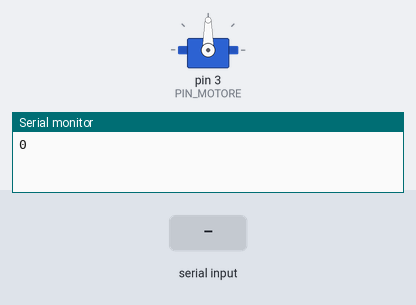
Recording of a sketch running on a simulated Arduino Uno, built with avr-gcc and run on an emulated ATmega328P. Parts: servo, the last lines printed to the serial monitor. The inputs (shaded band) are chosen by the test bench.

Above: at 1.2 s.
1.3 s: "-" received over Serial
At 2.6 s:
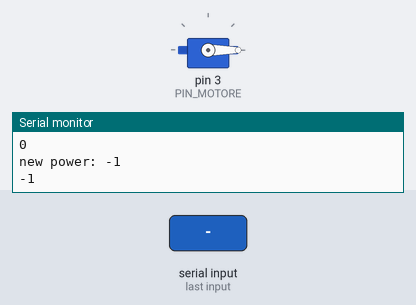
Timing chart, 0 to 4.3 s (numbered marks = the images above; inputs shaded):
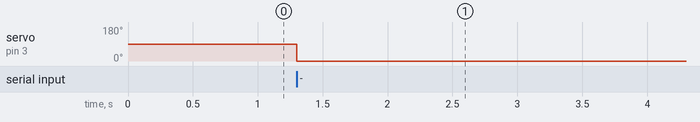

Measured:
- after the input at 1.3 s, servo on pin 3 (PIN_MOTORE): 90° → 0° at once

The sketch:

TestPotenzaMotori.pde
```cpp
#include <Servo.h>
#define PIN_MOTORE 3

Servo motore = Servo();

void setup(){
  Serial.begin(19200);
  motore.attach( PIN_MOTORE, 1000, 2500 );
}

int enginePower=0;
unsigned long lastPrint=0;
void loop(){
  char letto='n';
  boolean lettoQualcosa=false;
  while (Serial.available() > 0){
    letto = Serial.read();
    lettoQualcosa=true;
    switch(letto){
      case 'n':
        break;
      case '-':
        enginePower--;
        motore.write(enginePower);
        break;
      case '+':
        enginePower++;
        motore.write(enginePower);
        break;
      case 's':
        enginePower=0;
        motore.write(enginePower);
        break;
    }
  }
  if (lettoQualcosa){
    Serial.print("new power: ");
    Serial.println(enginePower);
  }
  if (millis() - lastPrint > 1000){
    lastPrint=millis();
    Serial.println(enginePower);
  }
}
```
